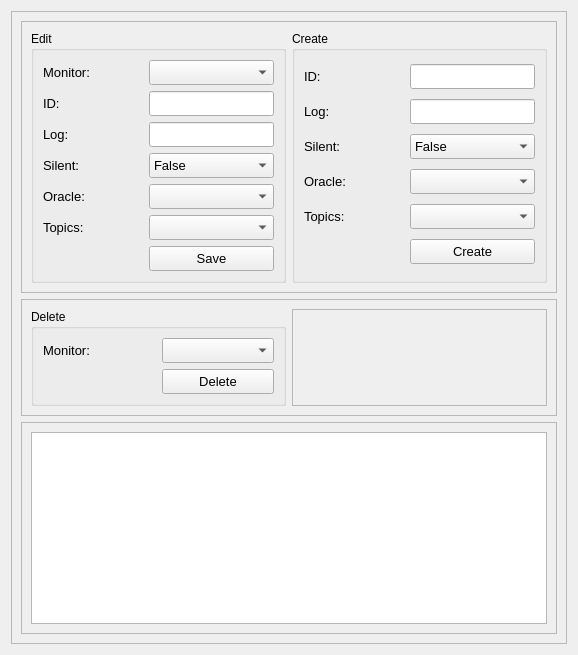
          <widget class="QWidget" name="W_ConfigMonitorPage">
           <property name="styleSheet">
            <string notr="true"/>
           </property>
           <attribute name="title">
            <string>Monitor</string>
           </attribute>
           <layout class="QVBoxLayout" name="verticalLayout_14">
            <item>
             <widget class="QFrame" name="frame_20">
              <property name="frameShape">
               <enum>QFrame::StyledPanel</enum>
              </property>
              <property name="frameShadow">
               <enum>QFrame::Raised</enum>
              </property>
              <layout class="QVBoxLayout" name="verticalLayout_15">
               <item>
                <widget class="QFrame" name="frame_21">
                 <property name="frameShape">
                  <enum>QFrame::StyledPanel</enum>
                 </property>
                 <property name="frameShadow">
                  <enum>QFrame::Raised</enum>
                 </property>
                 <layout class="QHBoxLayout" name="horizontalLayout_9">
                  <item>
                   <widget class="QGroupBox" name="groupBox_14">
                    <property name="title">
                     <string>Edit</string>
                    </property>
                    <layout class="QGridLayout" name="gridLayout_7">
                     <item row="1" column="0">
                      <widget class="QLabel" name="label_44">
                       <property name="minimumSize">
                        <size>
                         <width>100</width>
                         <height>0</height>
                        </size>
                       </property>
                       <property name="font">
                        <font>
                         <pointsize>10</pointsize>
                        </font>
                       </property>
                       <property name="text">
                        <string>ID:</string>
                       </property>
                      </widget>
                     </item>
                     <item row="0" column="1">
                      <widget class="QComboBox" name="comboBox_15">
                       <property name="minimumSize">
                        <size>
                         <width>0</width>
                         <height>25</height>
                        </size>
                       </property>
                       <property name="maximumSize">
                        <size>
                         <width>16777215</width>
                         <height>25</height>
                        </size>
                       </property>
                       <property name="font">
                        <font>
                         <pointsize>10</pointsize>
                        </font>
                       </property>
                      </widget>
                     </item>
                     <item row="2" column="1">
                      <widget class="QLineEdit" name="lineEdit_24">
                       <property name="minimumSize">
                        <size>
                         <width>0</width>
                         <height>25</height>
                        </size>
                       </property>
                       <property name="maximumSize">
                        <size>
                         <width>16777215</width>
                         <height>25</height>
                        </size>
                       </property>
                       <property name="font">
                        <font>
                         <pointsize>10</pointsize>
                        </font>
                       </property>
                      </widget>
                     </item>
                     <item row="2" column="0">
                      <widget class="QLabel" name="label_45">
                       <property name="minimumSize">
                        <size>
                         <width>100</width>
                         <height>0</height>
                        </size>
                       </property>
                       <property name="font">
                        <font>
                         <pointsize>10</pointsize>
                        </font>
                       </property>
                       <property name="text">
                        <string>Log:</string>
                       </property>
                      </widget>
                     </item>
                     <item row="5" column="0">
                      <widget class="QLabel" name="label_48">
                       <property name="minimumSize">
                        <size>
                         <width>100</width>
                         <height>0</height>
                        </size>
                       </property>
                       <property name="font">
                        <font>
                         <pointsize>10</pointsize>
                        </font>
                       </property>
                       <property name="text">
                        <string>Topics:</string>
                       </property>
                      </widget>
                     </item>
                     <item row="5" column="1">
                      <widget class="QComboBox" name="comboBox_18">
                       <property name="minimumSize">
                        <size>
                         <width>0</width>
                         <height>25</height>
                        </size>
                       </property>
                       <property name="maximumSize">
                        <size>
                         <width>16777215</width>
                         <height>25</height>
                        </size>
                       </property>
                       <property name="font">
                        <font>
                         <pointsize>10</pointsize>
                        </font>
                       </property>
                      </widget>
                     </item>
                     <item row="1" column="1">
                      <widget class="QLineEdit" name="lineEdit_18">
                       <property name="minimumSize">
                        <size>
                         <width>0</width>
                         <height>25</height>
                        </size>
                       </property>
                       <property name="maximumSize">
                        <size>
                         <width>16777215</width>
                         <height>25</height>
                        </size>
                       </property>
                       <property name="font">
                        <font>
                         <pointsize>10</pointsize>
                        </font>
                       </property>
                      </widget>
                     </item>
                     <item row="4" column="1">
                      <widget class="QComboBox" name="comboBox_17">
                       <property name="minimumSize">
                        <size>
                         <width>0</width>
                         <height>25</height>
                        </size>
                       </property>
                       <property name="maximumSize">
                        <size>
                         <width>16777215</width>
                         <height>25</height>
                        </size>
                       </property>
                       <property name="font">
                        <font>
                         <pointsize>10</pointsize>
                        </font>
                       </property>
                      </widget>
                     </item>
                     <item row="0" column="0">
                      <widget class="QLabel" name="label_43">
                       <property name="minimumSize">
                        <size>
                         <width>100</width>
                         <height>0</height>
                        </size>
                       </property>
                       <property name="font">
                        <font>
                         <pointsize>10</pointsize>
                        </font>
                       </property>
                       <property name="text">
                        <string>Monitor:</string>
                       </property>
                      </widget>
                     </item>
                     <item row="3" column="1">
                      <widget class="QComboBox" name="comboBox_16">
                       <property name="minimumSize">
                        <size>
                         <width>0</width>
                         <height>25</height>
                        </size>
                       </property>
                       <property name="maximumSize">
                        <size>
                         <width>16777215</width>
                         <height>25</height>
                        </size>
                       </property>
                       <property name="font">
                        <font>
                         <pointsize>10</pointsize>
                        </font>
                       </property>
                       <item>
                        <property name="text">
                         <string>False</string>
                        </property>
                       </item>
                       <item>
                        <property name="text">
                         <string>True</string>
                        </property>
                       </item>
                      </widget>
                     </item>
                     <item row="3" column="0">
                      <widget class="QLabel" name="label_46">
                       <property name="minimumSize">
                        <size>
                         <width>100</width>
                         <height>0</height>
                        </size>
                       </property>
                       <property name="font">
                        <font>
                         <pointsize>10</pointsize>
                        </font>
                       </property>
                       <property name="text">
                        <string>Silent:</string>
                       </property>
                      </widget>
                     </item>
                     <item row="4" column="0">
                      <widget class="QLabel" name="label_47">
                       <property name="minimumSize">
                        <size>
                         <width>100</width>
                         <height>0</height>
                        </size>
                       </property>
                       <property name="font">
                        <font>
                         <pointsize>10</pointsize>
                        </font>
                       </property>
                       <property name="text">
                        <string>Oracle:</string>
                       </property>
                      </widget>
                     </item>
                     <item row="6" column="1">
                      <widget class="QPushButton" name="pushButton_17">
                       <property name="minimumSize">
                        <size>
                         <width>0</width>
                         <height>25</height>
                        </size>
                       </property>
                       <property name="maximumSize">
                        <size>
                         <width>16777215</width>
                         <height>25</height>
                        </size>
                       </property>
                       <property name="font">
                        <font>
                         <pointsize>10</pointsize>
                        </font>
                       </property>
                       <property name="text">
                        <string>Save</string>
                       </property>
                      </widget>
                     </item>
                    </layout>
                   </widget>
                  </item>
                  <item>
                   <widget class="QGroupBox" name="groupBox_15">
                    <property name="title">
                     <string>Create</string>
                    </property>
                    <layout class="QGridLayout" name="gridLayout_15">
                     <item row="4" column="1">
                      <widget class="QComboBox" name="comboBox_21">
                       <property name="minimumSize">
                        <size>
                         <width>0</width>
                         <height>25</height>
                        </size>
                       </property>
                       <property name="maximumSize">
                        <size>
                         <width>16777215</width>
                         <height>25</height>
                        </size>
                       </property>
                       <property name="font">
                        <font>
                         <pointsize>10</pointsize>
                        </font>
                       </property>
                      </widget>
                     </item>
                     <item row="1" column="1">
                      <widget class="QLineEdit" name="lineEdit_29">
                       <property name="minimumSize">
                        <size>
                         <width>0</width>
                         <height>25</height>
                        </size>
                       </property>
                       <property name="maximumSize">
                        <size>
                         <width>16777215</width>
                         <height>25</height>
                        </size>
                       </property>
                       <property name="font">
                        <font>
                         <pointsize>10</pointsize>
                        </font>
                       </property>
                      </widget>
                     </item>
                     <item row="3" column="0">
                      <widget class="QLabel" name="label_52">
                       <property name="minimumSize">
                        <size>
                         <width>100</width>
                         <height>0</height>
                        </size>
                       </property>
                       <property name="font">
                        <font>
                         <pointsize>10</pointsize>
                        </font>
                       </property>
                       <property name="text">
                        <string>Oracle:</string>
                       </property>
                      </widget>
                     </item>
                     <item row="0" column="0">
                      <widget class="QLabel" name="label_49">
                       <property name="minimumSize">
                        <size>
                         <width>100</width>
                         <height>0</height>
                        </size>
                       </property>
                       <property name="font">
                        <font>
                         <pointsize>10</pointsize>
                        </font>
                       </property>
                       <property name="text">
                        <string>ID:</string>
                       </property>
                      </widget>
                     </item>
                     <item row="0" column="1">
                      <widget class="QLineEdit" name="lineEdit_28">
                       <property name="minimumSize">
                        <size>
                         <width>0</width>
                         <height>25</height>
                        </size>
                       </property>
                       <property name="maximumSize">
                        <size>
                         <width>16777215</width>
                         <height>25</height>
                        </size>
                       </property>
                       <property name="font">
                        <font>
                         <pointsize>10</pointsize>
                        </font>
                       </property>
                      </widget>
                     </item>
                     <item row="4" column="0">
                      <widget class="QLabel" name="label_53">
                       <property name="minimumSize">
                        <size>
                         <width>100</width>
                         <height>0</height>
                        </size>
                       </property>
                       <property name="font">
                        <font>
                         <pointsize>10</pointsize>
                        </font>
                       </property>
                       <property name="text">
                        <string>Topics:</string>
                       </property>
                      </widget>
                     </item>
                     <item row="2" column="1">
                      <widget class="QComboBox" name="comboBox_19">
                       <property name="minimumSize">
                        <size>
                         <width>0</width>
                         <height>25</height>
                        </size>
                       </property>
                       <property name="maximumSize">
                        <size>
                         <width>16777215</width>
                         <height>25</height>
                        </size>
                       </property>
                       <property name="font">
                        <font>
                         <pointsize>10</pointsize>
                        </font>
                       </property>
                       <item>
                        <property name="text">
                         <string>False</string>
                        </property>
                       </item>
                       <item>
                        <property name="text">
                         <string>True</string>
                        </property>
                       </item>
                      </widget>
                     </item>
                     <item row="3" column="1">
                      <widget class="QComboBox" name="comboBox_20">
                       <property name="minimumSize">
                        <size>
                         <width>0</width>
                         <height>25</height>
                        </size>
                       </property>
                       <property name="maximumSize">
                        <size>
                         <width>16777215</width>
                         <height>25</height>
                        </size>
                       </property>
                       <property name="font">
                        <font>
                         <pointsize>10</pointsize>
                        </font>
                       </property>
                      </widget>
                     </item>
                     <item row="1" column="0">
                      <widget class="QLabel" name="label_50">
                       <property name="minimumSize">
                        <size>
                         <width>100</width>
                         <height>0</height>
                        </size>
                       </property>
                       <property name="font">
                        <font>
                         <pointsize>10</pointsize>
                        </font>
                       </property>
                       <property name="text">
                        <string>Log:</string>
                       </property>
                      </widget>
                     </item>
                     <item row="2" column="0">
                      <widget class="QLabel" name="label_51">
                       <property name="minimumSize">
                        <size>
                         <width>100</width>
                         <height>0</height>
                        </size>
                       </property>
                       <property name="font">
                        <font>
                         <pointsize>10</pointsize>
                        </font>
                       </property>
                       <property name="text">
                        <string>Silent:</string>
                       </property>
                      </widget>
                     </item>
                     <item row="5" column="1">
                      <widget class="QPushButton" name="pushButton_18">
                       <property name="minimumSize">
                        <size>
                         <width>0</width>
                         <height>25</height>
                        </size>
                       </property>
                       <property name="maximumSize">
                        <size>
                         <width>16777215</width>
                         <height>25</height>
                        </size>
                       </property>
                       <property name="font">
                        <font>
                         <pointsize>10</pointsize>
                        </font>
                       </property>
                       <property name="text">
                        <string>Create</string>
                       </property>
                      </widget>
                     </item>
                    </layout>
                   </widget>
                  </item>
                 </layout>
                </widget>
               </item>
               <item>
                <widget class="QFrame" name="frame_22">
                 <property name="frameShape">
                  <enum>QFrame::StyledPanel</enum>
                 </property>
                 <property name="frameShadow">
                  <enum>QFrame::Raised</enum>
                 </property>
                 <layout class="QHBoxLayout" name="horizontalLayout_14">
                  <item>
                   <widget class="QGroupBox" name="groupBox_16">
                    <property name="title">
                     <string>Delete</string>
                    </property>
                    <layout class="QGridLayout" name="gridLayout_16">
                     <item row="0" column="1">
                      <widget class="QComboBox" name="comboBox_22">
                       <property name="minimumSize">
                        <size>
                         <width>0</width>
                         <height>25</height>
                        </size>
                       </property>
                       <property name="maximumSize">
                        <size>
                         <width>16777215</width>
                         <height>25</height>
                        </size>
                       </property>
                       <property name="font">
                        <font>
                         <pointsize>10</pointsize>
                        </font>
                       </property>
                      </widget>
                     </item>
                     <item row="0" column="0">
                      <widget class="QLabel" name="label_54">
                       <property name="minimumSize">
                        <size>
                         <width>100</width>
                         <height>0</height>
                        </size>
                       </property>
                       <property name="font">
                        <font>
                         <pointsize>10</pointsize>
                        </font>
                       </property>
                       <property name="text">
                        <string>Monitor:</string>
                       </property>
                      </widget>
                     </item>
                     <item row="1" column="1">
                      <widget class="QPushButton" name="pushButton_16">
                       <property name="minimumSize">
                        <size>
                         <width>0</width>
                         <height>25</height>
                        </size>
                       </property>
                       <property name="maximumSize">
                        <size>
                         <width>16777215</width>
                         <height>25</height>
                        </size>
                       </property>
                       <property name="font">
                        <font>
                         <pointsize>10</pointsize>
                        </font>
                       </property>
                       <property name="text">
                        <string>Delete</string>
                       </property>
                      </widget>
                     </item>
                    </layout>
                   </widget>
                  </item>
                  <item>
                   <widget class="QFrame" name="frame_24">
                    <property name="frameShape">
                     <enum>QFrame::StyledPanel</enum>
                    </property>
                    <property name="frameShadow">
                     <enum>QFrame::Raised</enum>
                    </property>
                   </widget>
                  </item>
                 </layout>
                </widget>
               </item>
               <item>
                <widget class="QFrame" name="frame_23">
                 <property name="frameShape">
                  <enum>QFrame::StyledPanel</enum>
                 </property>
                 <property name="frameShadow">
                  <enum>QFrame::Raised</enum>
                 </property>
                 <layout class="QVBoxLayout" name="verticalLayout_16">
                  <item>
                   <widget class="QListView" name="listView_4"/>
                  </item>
                 </layout>
                </widget>
               </item>
              </layout>
             </widget>
            </item>
           </layout>
          </widget>
